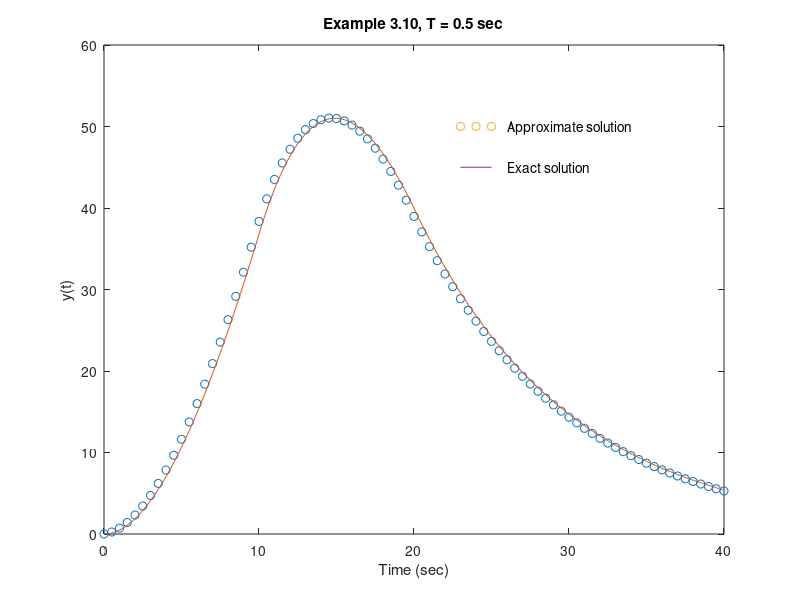

The MATLAB source for this figure:
% Example 3.10

%
% numerical convolution of a continuous time system
%
% The example is run with 3 different values of T.
% For each value of T, the numerical convolution is 
% compared to the exact answer.  The response is calculated 
% for 40 sec
% 
% T = 2 sec
% numerical convolution
% to determine n, note that y(40) = y(20*2)
n=0:20;                 
kf = 0.1; m = 1; T = 2;
h = (1-exp(-kf*n*T/m))/kf;
x = [ones(1,5) -ones(1,5) zeros(1,10)];
y = conv(T*h,x);
%
% exact solution
t1 = 0:.1:9.9;		% defines the segments of t
t2 = 10:.1:19.9;
t3 = 20:.1:40;
ya = [100*(0.1*t1-1+exp(-0.1*t1)),-100*(0.1*t2-3+(2*exp(1)-1)...
*exp(-0.1*t2)),100*(1-2*exp(1)+exp(1)^2)*exp(-0.1*t3)];
t = [t1,t2,t3];
plot(n*T,y(1:length(n)),'o',t,ya,'-')
title('Example 3.10, T = 2 sec')
xlabel('Time (sec)')
ylabel('y(t)')
% insert legend
hold on
plot([23 24 25],[50 50 50],'o',[23 24 25],[45 45 45]);
text(26,50,'Approximate solution')
text(26,45,'Exact solution')
hold off
pause
%
%  Rerun with T = 1 sec
% convolution
n=0:40;
kf = 0.1; m = 1; T = 1;
h = (1-exp(-kf*n*T/m))/kf;
x = [ones(1,10) -ones(1,10) zeros(1,20)];
y = conv(T*h,x);
plot(n*T,y(1:length(n)),'o',t,ya,'-')
title('Example 3.10, T = 1 sec')
xlabel('Time (sec)')
ylabel('y(t)')
% insert legend
hold on
plot([23 24 25],[50 50 50],'o',[23 24 25],[45 45 45]);
text(26,50,'Approximate solution')
text(26,45,'Exact solution')
hold off
pause
%
% Rerun with T = 0.5
% convolution
n=0:80;
kf = 0.1; m = 1; T = .5;
h = (1-exp(-kf*n*T/m))/kf;
x = [ones(1,20) -ones(1,20) zeros(1,40)];
y = conv(T*h,x);
%
% exact solution
plot(n*T,y(1:length(n)),'o',t,ya,'-')
title('Example 3.10, T = 0.5 sec')
xlabel('Time (sec)')
ylabel('y(t)')
% insert legend
hold on
plot([23 24 25],[50 50 50],'o',[23 24 25],[45 45 45]);
text(26,50,'Approximate solution')
text(26,45,'Exact solution')
hold off
